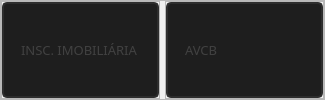
              <widget class="QFrame" name="frame_8">
               <property name="frameShape">
                <enum>QFrame::StyledPanel</enum>
               </property>
               <property name="frameShadow">
                <enum>QFrame::Raised</enum>
               </property>
               <layout class="QHBoxLayout" name="horizontalLayout_49">
                <property name="spacing">
                 <number>5</number>
                </property>
                <property name="leftMargin">
                 <number>0</number>
                </property>
                <property name="topMargin">
                 <number>0</number>
                </property>
                <property name="rightMargin">
                 <number>0</number>
                </property>
                <property name="bottomMargin">
                 <number>0</number>
                </property>
                <item>
                 <widget class="QFrame" name="frame_52">
                  <property name="minimumSize">
                   <size>
                    <width>50</width>
                    <height>50</height>
                   </size>
                  </property>
                  <property name="frameShape">
                   <enum>QFrame::StyledPanel</enum>
                  </property>
                  <property name="frameShadow">
                   <enum>QFrame::Raised</enum>
                  </property>
                  <layout class="QVBoxLayout" name="verticalLayout_6">
                   <property name="spacing">
                    <number>0</number>
                   </property>
                   <property name="leftMargin">
                    <number>0</number>
                   </property>
                   <property name="topMargin">
                    <number>0</number>
                   </property>
                   <property name="rightMargin">
                    <number>0</number>
                   </property>
                   <property name="bottomMargin">
                    <number>0</number>
                   </property>
                   <item>
                    <widget class="QLineEdit" name="txt_imob">
                     <property name="sizePolicy">
                      <sizepolicy hsizetype="Expanding" vsizetype="Expanding">
                       <horstretch>0</horstretch>
                       <verstretch>0</verstretch>
                      </sizepolicy>
                     </property>
                     <property name="font">
                      <font>
                       <family>Quicksand</family>
                       <pointsize>10</pointsize>
                      </font>
                     </property>
                     <property name="styleSheet">
                      <string notr="true">QLineEdit{
	border: 2px solid rgb(45, 45, 45);
	border-radius: 5px;
	padding: 15px;
	background-color: rgb(30, 30, 30);
	color: rgb(100, 100, 100);
}
QLineEdit:hover{
	border: 2px solid rgb(55, 55, 55);
}
QLineEdit:focus{
	border: 2px solid rgb(255, 207, 0);
	color: rgb(200, 200, 200);
}</string>
                     </property>
                     <property name="maxLength">
                      <number>32</number>
                     </property>
                     <property name="placeholderText">
                      <string>INSC. IMOBILIÁRIA</string>
                     </property>
                    </widget>
                   </item>
                  </layout>
                 </widget>
                </item>
                <item>
                 <widget class="QFrame" name="frame_53">
                  <property name="frameShape">
                   <enum>QFrame::StyledPanel</enum>
                  </property>
                  <property name="frameShadow">
                   <enum>QFrame::Raised</enum>
                  </property>
                  <layout class="QVBoxLayout" name="verticalLayout_5">
                   <property name="spacing">
                    <number>0</number>
                   </property>
                   <property name="leftMargin">
                    <number>0</number>
                   </property>
                   <property name="topMargin">
                    <number>0</number>
                   </property>
                   <property name="rightMargin">
                    <number>0</number>
                   </property>
                   <property name="bottomMargin">
                    <number>0</number>
                   </property>
                   <item>
                    <widget class="QLineEdit" name="txt_avcb">
                     <property name="sizePolicy">
                      <sizepolicy hsizetype="Expanding" vsizetype="Expanding">
                       <horstretch>0</horstretch>
                       <verstretch>0</verstretch>
                      </sizepolicy>
                     </property>
                     <property name="font">
                      <font>
                       <family>Quicksand</family>
                       <pointsize>10</pointsize>
                      </font>
                     </property>
                     <property name="styleSheet">
                      <string notr="true">QLineEdit{
	border: 2px solid rgb(45, 45, 45);
	border-radius: 5px;
	padding: 15px;
	background-color: rgb(30, 30, 30);
	color: rgb(100, 100, 100);
}
QLineEdit:hover{
	border: 2px solid rgb(55, 55, 55);
}
QLineEdit:focus{
	border: 2px solid rgb(255, 207, 0);
	color: rgb(200, 200, 200);
}</string>
                     </property>
                     <property name="maxLength">
                      <number>32</number>
                     </property>
                     <property name="placeholderText">
                      <string>AVCB</string>
                     </property>
                    </widget>
                   </item>
                  </layout>
                 </widget>
                </item>
               </layout>
              </widget>
